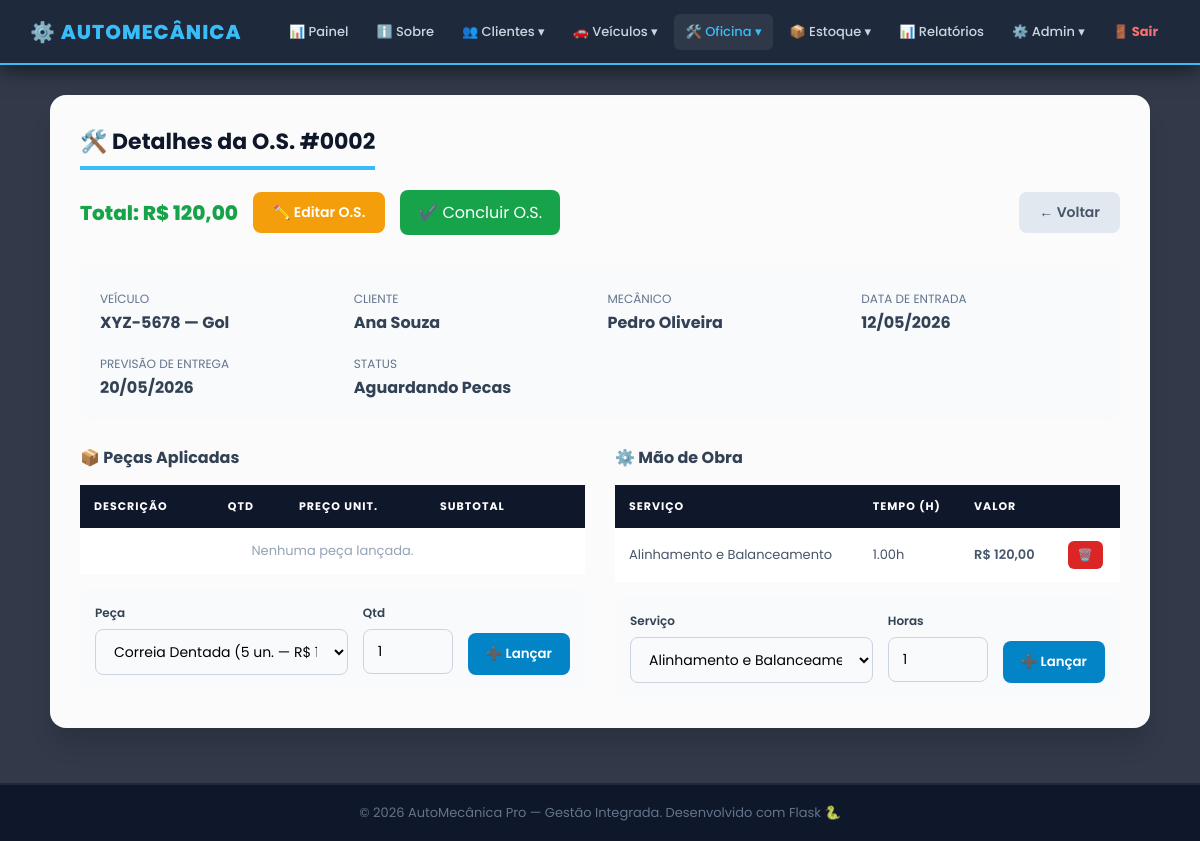
/os/detalhes/2 (signed in), run on an earlier commit of the app's database.
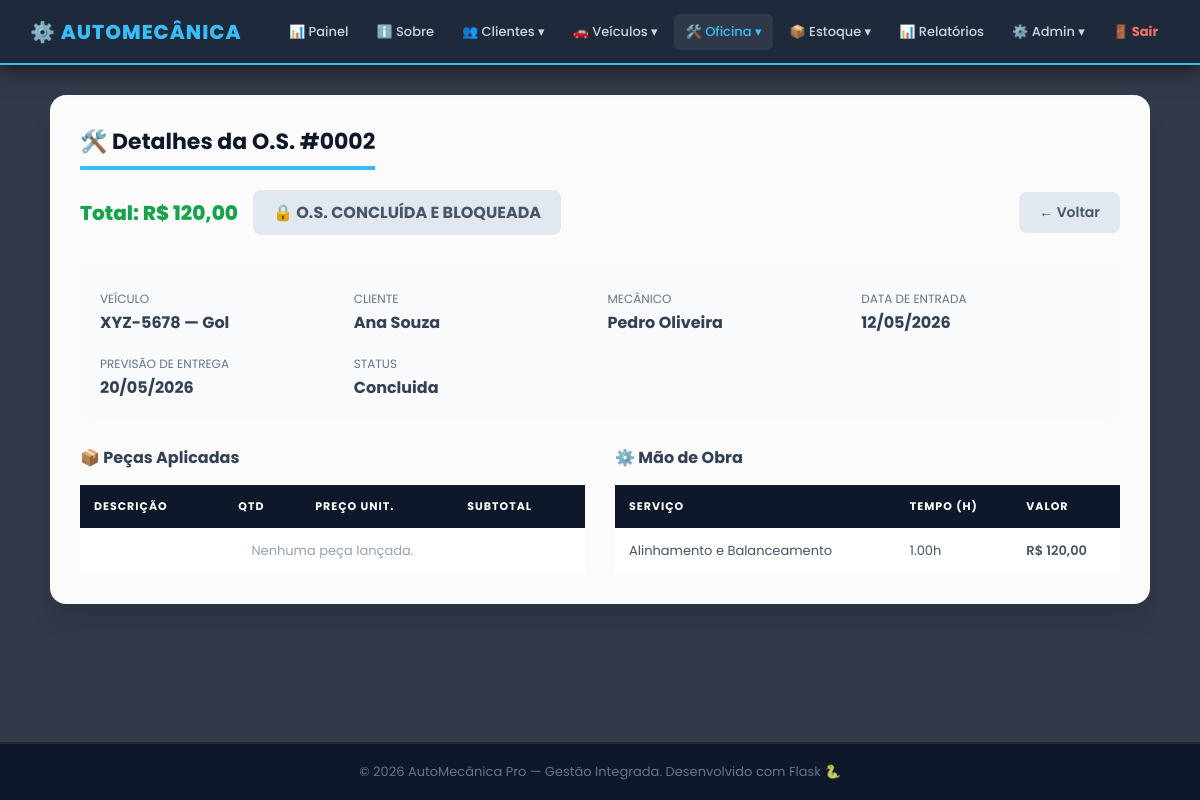
And on a later commit of the database.
### app.py (models this page shows)
class OrdemServico(db.Model):
    __tablename__ = 'ordem_servico'
    id_os         = db.Column(db.Integer, primary_key=True)
    data_entrada  = db.Column(db.Date, nullable=False)
    data_previsao = db.Column(db.Date)
    status        = db.Column(db.String(30), default='Aberta')
    valor_total   = db.Column(db.Numeric(10, 2), default=0.00)
    id_veiculo    = db.Column(db.Integer, db.ForeignKey('veiculo.id_veiculo',   ondelete='CASCADE'),  nullable=False)
    id_mecanico   = db.Column(db.Integer, db.ForeignKey('mecanico.id_mecanico', ondelete='RESTRICT'), nullable=False)
    pecas_os      = db.relationship('OsPeca',    backref='ordem', lazy=True, cascade='all, delete-orphan')
    servicos_os   = db.relationship('OsServico', backref='ordem', lazy=True, cascade='all, delete-orphan')

class OsServico(db.Model):
    __tablename__ = 'os_servico'
    id_os         = db.Column(db.Integer, db.ForeignKey('ordem_servico.id_os',   ondelete='CASCADE'),  primary_key=True)
    id_servico    = db.Column(db.Integer, db.ForeignKey('servico.id_servico',    ondelete='RESTRICT'), primary_key=True)
    horas_gastas  = db.Column(db.Numeric(5, 2), nullable=False)
    valor_cobrado = db.Column(db.Numeric(10, 2), nullable=False)
    servico       = db.relationship('Servico')

class Servico(db.Model):
    __tablename__ = 'servico'
    id_servico = db.Column(db.Integer, primary_key=True)
    descricao  = db.Column(db.String(150), nullable=False)
    valor_hora = db.Column(db.Numeric(10, 2), nullable=False)

### app.py (the view)
@app.route('/os/detalhes/<int:id>')
@login_required
def os_detalhes(id):
    os_ = OrdemServico.query.get_or_404(id)
    pecas_disponiveis = Peca.query.filter(Peca.quantidade_estoque > 0).order_by(Peca.descricao).all()
    servicos_disponiveis = Servico.query.order_by(Servico.descricao).all()
    return render_template('os/detalhes.html', controller='os', os=os_,
                           pecas_usadas=os_.pecas_os, servicos_feitos=os_.servicos_os,
                           pecas_disponiveis=pecas_disponiveis, servicos_disponiveis=servicos_disponiveis)

### app.py (called while the page is built, shortened)
def login_required(f):
    @wraps(f)
    def decorated(*args, **kwargs):
        if 'usuario_id' not in session:
            return redirect(url_for('login'))
        return f(*args, **kwargs)
    return decorated

def format_brl(value):
    try:
        return f"R$ {float(value):,.2f}".replace(',', 'X').replace('.', ',').replace('X', '.')
    except:
        return 'R$ 0,00'

def get_csrf_token():
    if '_csrf_token' not in session:
        session['_csrf_token'] = secrets.token_hex(32)
    return session['_csrf_token']

@app.before_request
def ensure_db():
    global _db_initialized

@app.before_request
def csrf_protect():
    if request.method == 'POST':
        token_sessao = session.get('_csrf_token')
        token_form   = request.form.get('csrf_token')
        if not token_sessao or not token_form or not hmac.compare_digest(token_sessao, token_form):
            abort(400, description='Token CSRF invalido ou ausente. Recarregue a pagina e tente novamente.')

### templates/os/detalhes.html (shortened to what the changed rows need)
{% extends 'base.html' %}
{% block content %}
<div class="cartao" style="max-width:1100px;">
    <h3>🛠️ Detalhes da O.S. #{{ '%04d' % os.id_os }}</h3>
    <div style="display:flex;align-items:center;gap:15px;margin-bottom:30px;flex-wrap:wrap;">
        <span style="font-size:20px;font-weight:800;color:#16a34a;">Total: {{ format_brl(os.valor_total) }}</span>
        {% if os.status != 'Concluida' %}
        <a href="{{ url_for('os_editar', id=os.id_os) }}"
           style="background-color:#f59e0b;color:white;padding:10px 20px;border-radius:8px;font-size:14px;text-decoration:none;font-weight:600;display:inline-block;">
           ✏️ Editar O.S.
        </a>
        <a href="{{ url_for('os_concluir', id=os.id_os) }}" class="btn-success"
           onclick="return confirm('Deseja encerrar esta O.S.? Esta ação não pode ser desfeita.')">
           ✔️ Concluir O.S.
        </a>
        {% else %}
        <span style="background:#e2e8f0;color:#475569;padding:10px 20px;border-radius:8px;font-weight:bold;">🔒 O.S. CONCLUÍDA E BLOQUEADA</span>
        {% endif %}
        <a href="{{ url_for('os_consultar') }}" style="margin-left:auto;background:#e2e8f0;color:#475569;padding:10px 20px;border-radius:8px;text-decoration:none;font-size:14px;font-weight:600;">← Voltar</a>
    </div>
    <div style="background:#f8fafc;border-radius:10px;padding:20px;margin-bottom:25px;display:grid;grid-template-columns:repeat(auto-fit,minmax(200px,1fr));gap:15px;">
        <div><span style="font-size:12px;color:#64748b;text-transform:uppercase;">Veículo</span><br><b>{{ os.veiculo.placa }} — {{ os.veiculo.modelo }}</b></div>
        <div><span style="font-size:12px;color:#64748b;text-transform:uppercase;">Cliente</span><br><b>{{ os.veiculo.cliente.nome }}</b></div>
        <div><span style="font-size:12px;color:#64748b;text-transform:uppercase;">Mecânico</span><br><b>{{ os.mecanico.nome }}</b></div>
        <div><span style="font-size:12px;color:#64748b;text-transform:uppercase;">Data de Entrada</span><br><b>{{ os.data_entrada.strftime('%d/%m/%Y') if os.data_entrada else '-' }}</b></div>
        <div><span style="font-size:12px;color:#64748b;text-transform:uppercase;">Previsão de Entrega</span><br><b>{{ os.data_previsao.strftime('%d/%m/%Y') if os.data_previsao else '-' }}</b></div>
        <div><span style="font-size:12px;color:#64748b;text-transform:uppercase;">Status</span><br><b>{{ os.status }}</b></div>
    </div>
    <div style="display:grid;grid-template-columns:1fr 1fr;gap:30px;">
        <div>
            <table>
                <thead><tr><th>Descrição</th><th>Qtd</th><th>Preço Unit.</th><th>Subtotal</th>{% if os.status != 'Concluida' %}<th></th>{% endif %}</tr></thead>
            </table>
            {% if os.status != 'Concluida' %}
            <form method="POST" action="{{ url_for('os_adicionar_peca', id=os.id_os) }}" style="margin-top:15px;background:#f8fafc;padding:15px;border-radius:10px;">
                <div class="flex-row">
                    <div class="grupo-input flex-1" style="margin-bottom:0;">
                        <label style="font-size:12px;">Peça</label>
                        <select name="id_peca" class="input-form" required>
                            {% for p in pecas_disponiveis %}
                            <option value="{{ p.id_peca }}">{{ p.descricao }} ({{ p.quantidade_estoque }} un. — {{ format_brl(p.preco_base) }})</option>
                            {% else %}
                            <option disabled>Sem peças em estoque</option>
                            {% endfor %}
                        </select>
                    </div>
                    <div class="grupo-input" style="margin-bottom:0;max-width:90px;">
                        <label style="font-size:12px;">Qtd</label>
                        <input type="number" name="quantidade" class="input-form" value="1" min="1" required>
                    </div>
                    <div style="align-self:flex-end;">
                        <button type="submit" class="btn btn-blue" style="padding:11px 18px;width:auto;">➕ Lançar</button>
                    </div>
                </div>
            </form>
            {% endif %}
        </div>
        <div>
            <table>
                <thead><tr><th>Serviço</th><th>Tempo (h)</th><th>Valor</th>{% if os.status != 'Concluida' %}<th></th>{% endif %}</tr></thead>
                <tbody>
                    {% if servicos_feitos %}
                        {% for os_s in servicos_feitos %}
                        <tr>
                            <td>{{ os_s.servico.descricao }}</td>
                            <td>{{ '%.2f'|format(os_s.horas_gastas|float) }}h</td>
                            <td style="font-weight:600;">{{ format_brl(os_s.valor_cobrado) }}</td>
                            {% if os.status != 'Concluida' %}
                            <td><a href="{{ url_for('os_remover_servico', id=os.id_os, id_servico=os_s.id_servico) }}" class="btn-ex" onclick="return confirm('Remover este serviço da O.S.?')">🗑️</a></td>
                            {% endif %}
                        </tr>
                        {% endfor %}
                    {% else %}
                        <tr><td colspan="4" style="text-align:center;color:#94a3b8;">Nenhum serviço lançado.</td></tr>
                    {% endif %}
                </tbody>
            </table>
            {% if os.status != 'Concluida' %}
            <form method="POST" action="{{ url_for('os_adicionar_servico', id=os.id_os) }}" style="margin-top:15px;background:#f8fafc;padding:15px;border-radius:10px;">
                <div class="flex-row">
                    <div class="grupo-input flex-1" style="margin-bottom:0;">
                        <label style="font-size:12px;">Serviço</label>
                        <select name="id_servico" class="input-form" required>
                            {% for s in servicos_disponiveis %}
                            <option value="{{ s.id_servico }}">{{ s.descricao }} ({{ format_brl(s.valor_hora) }}/h)</option>
                            {% endfor %}
                        </select>
                    </div>
                    <div class="grupo-input" style="margin-bottom:0;max-width:100px;">
                        <label style="font-size:12px;">Horas</label>
                        <input type="number" name="horas_gastas" class="input-form" value="1" min="0.5" step="0.5" required>
                    </div>
                    <div style="align-self:flex-end;">
                        <button type="submit" class="btn btn-blue" style="padding:11px 18px;width:auto;">➕ Lançar</button>
                    </div>
                </div>
            </form>
            {% endif %}
        </div>
    </div>
</div>
{% endblock %}

What changed in the data, as far as the page shows it:
changed OrdemServico "0002": status "Aguardando Pecas" → "Concluida"
shown differently, row unchanged: OsServico "Alinhamento e Balanceamento": no longer shows "🗑️"
Also different on the page:
form field id_peca: "Correia Dentada (5 un. — R$ 120,00)" → (not shown)
form field quantidade: "1" → (not shown)
form field id_servico: "Alinhamento e Balanceamento (R$ 120,00/h)" → (not shown)
form field horas_gastas: "1" → (not shown)
text no longer shown: "✏️ Editar O.S. ✔️ Concluir O.S. Peça Qtd ➕ Lançar Serviço Horas ➕ Lançar"
text now shown: "🔒 O.S. CONCLUÍDA E BLOQUEADA"
